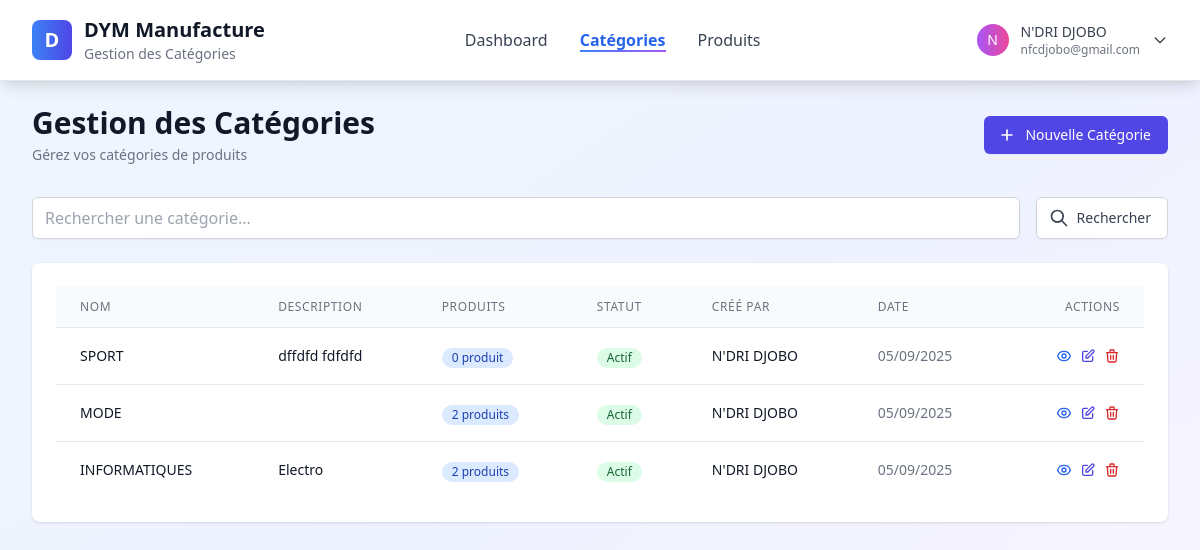
Screenshot of /components/categories.php (signed in) with the database file from the repository.
### tables this page shows
CREATE TABLE `users` (
  `id` char(36) NOT NULL,
  `first_name` varchar(255) NOT NULL,
  `last_name` varchar(255) NOT NULL,
  `email` varchar(255) NOT NULL,
  `phone` varchar(255) NOT NULL,
  `email_verified_at` timestamp NULL DEFAULT NULL,
  `password` varchar(255) NOT NULL,
  `remember_token` varchar(100) DEFAULT NULL,
  `created_at` timestamp NULL DEFAULT NULL,
  `updated_at` timestamp NULL DEFAULT NULL,
  `deleted_at` timestamp NULL DEFAULT NULL
);

CREATE TABLE `categories` (
  `id` char(36) NOT NULL,
  `name` varchar(255) NOT NULL,
  `is_active` tinyint(1) NOT NULL DEFAULT 1,
  `description` text DEFAULT NULL,
  `user_id` char(36) NOT NULL,
  `created_at` timestamp NULL DEFAULT NULL,
  `updated_at` timestamp NULL DEFAULT NULL,
  `deleted_at` timestamp NULL DEFAULT NULL
);

### components/categories.php (the view, shortened to what this page needs)
<?php
try {
    $db = new Data();
    $pdo = $db->connect();
    $stmt = $pdo->prepare("SELECT * FROM users WHERE id = :id");
    $stmt->bindParam(':id', $_SESSION['user_id']);
    $stmt->execute();
    $currentUser = $stmt->fetch(PDO::FETCH_ASSOC);
    $page = $_GET['page'] ?? 1;
    $limit = 10;
    $offset = ($page - 1) * $limit;
    $search = $_GET['search'] ?? '';
    $query = "SELECT c.*, u.first_name, u.last_name,
              (SELECT COUNT(*) FROM produits p WHERE p.category_id = c.id AND p.deleted_at IS NULL) as product_count
              FROM categories c
              LEFT JOIN users u ON c.user_id = u.id
              WHERE c.deleted_at IS NULL";
    $query .= " ORDER BY c.created_at DESC LIMIT :limit OFFSET :offset";
    $stmt = $pdo->prepare($query);
    $stmt->bindValue(':limit', $limit, PDO::PARAM_INT);
    $stmt->bindValue(':offset', $offset, PDO::PARAM_INT);
    $stmt->execute();
    $categories = $stmt->fetchAll(PDO::FETCH_ASSOC);
} catch (Exception $e) {
    $error = "Erreur de base de données: " . $e->getMessage();
}
$currentPage = 'categories';
$pageSubtitle = 'Gestion des Catégories';
?>
<!DOCTYPE html>
<html lang="fr">
<head>
    <script src="https://cdn.tailwindcss.com"></script>
</head>
<body class="bg-gradient-to-br from-blue-50 via-indigo-50 to-purple-50 min-h-screen" x-data="categoriesManager()">
    <?php include 'includes/header.php'; ?>
    <main class="max-w-7xl mx-auto py-6 px-4 sm:px-6 lg:px-8">
        <div class="md:flex md:items-center md:justify-between mb-8">
            <div class="flex-1 min-w-0">
                <h2 class="text-2xl font-bold leading-7 text-gray-900 sm:text-3xl">Gestion des Catégories</h2>
                <p class="mt-1 text-sm text-gray-500">
                    Gérez vos catégories de produits
                </p>
            </div>
            <div class="mt-4 flex md:mt-0 md:ml-4">
                <button @click="openCreateModal()"
                        class="inline-flex items-center px-4 py-2 border border-transparent rounded-md shadow-sm text-sm font-medium text-white bg-indigo-600 hover:bg-indigo-700 focus:outline-none focus:ring-2 focus:ring-offset-2 focus:ring-indigo-500">
                    <svg class="-ml-1 mr-2 h-5 w-5" fill="none" stroke="currentColor" viewBox="0 0 24 24">
                        <path stroke-linecap="round" stroke-linejoin="round" stroke-width="2" d="M12 6v6m0 0v6m0-6h6m-6 0H6"></path>
                    </svg>
                    Nouvelle Catégorie
                </button>
            </div>
        </div>
        <div class="mb-6">
            <form method="GET" class="flex flex-col sm:flex-row gap-4">
                <div class="flex-1">
                    <input type="text" name="search" value="<?php echo htmlspecialchars($search); ?>"
                           placeholder="Rechercher une catégorie..."
                           class="w-full px-3 py-2 border border-gray-300 rounded-md shadow-sm focus:outline-none focus:ring-indigo-500 focus:border-indigo-500">
                </div>
                <button type="submit"
                        class="inline-flex items-center px-4 py-2 border border-gray-300 rounded-md shadow-sm text-sm font-medium text-gray-700 bg-white hover:bg-gray-50 focus:outline-none focus:ring-2 focus:ring-offset-2 focus:ring-indigo-500">
                    <svg class="-ml-1 mr-2 h-5 w-5" fill="none" stroke="currentColor" viewBox="0 0 24 24">
                        <path stroke-linecap="round" stroke-linejoin="round" stroke-width="2" d="M21 21l-6-6m2-5a7 7 0 11-14 0 7 7 0 0114 0z"></path>
                    </svg>
                    Rechercher
                </button>
            </form>
        </div>
        <div class="bg-white shadow rounded-lg overflow-hidden">
            <div class="px-4 py-5 sm:p-6">
                <?php if (!empty($categories)): ?>
                <div class="overflow-x-auto">
                    <table class="min-w-full divide-y divide-gray-200">
                        <thead class="bg-gray-50">
                            <tr>
                                <th class="px-6 py-3 text-left text-xs font-medium text-gray-500 uppercase tracking-wider">Nom</th>
                                <th class="px-6 py-3 text-left text-xs font-medium text-gray-500 uppercase tracking-wider">Description</th>
                                <th class="px-6 py-3 text-left text-xs font-medium text-gray-500 uppercase tracking-wider">Produits</th>
                                <th class="px-6 py-3 text-left text-xs font-medium text-gray-500 uppercase tracking-wider">Statut</th>
                                <th class="px-6 py-3 text-left text-xs font-medium text-gray-500 uppercase tracking-wider">Créé par</th>
                                <th class="px-6 py-3 text-left text-xs font-medium text-gray-500 uppercase tracking-wider">Date</th>
                                <th class="px-6 py-3 text-right text-xs font-medium text-gray-500 uppercase tracking-wider">Actions</th>
                            </tr>
                        </thead>
                        <tbody class="bg-white divide-y divide-gray-200">
                            <?php foreach ($categories as $category): ?>
                            <tr class="hover:bg-gray-50 animate-fade-in">
                                <td class="px-6 py-4 whitespace-nowrap">
                                    <div class="text-sm font-medium text-gray-900"><?php echo htmlspecialchars($category['name']); ?></div>
                                </td>
                                <td class="px-6 py-4">
                                    <div class="text-sm text-gray-900 max-w-xs truncate">
                                        <?php echo htmlspecialchars($category['description'] ?? 'Aucune description'); ?>
                                    </div>
                                </td>
                                <td class="px-6 py-4 whitespace-nowrap">
                                    <span class="inline-flex items-center px-2.5 py-0.5 rounded-full text-xs font-medium bg-blue-100 text-blue-800">
                                        <?php echo $category['product_count']; ?> produit<?php echo $category['product_count'] > 1 ? 's' : ''; ?>
                                    </span>
                                </td>
                                <td class="px-6 py-4 whitespace-nowrap">
                                    <span class="inline-flex items-center px-2.5 py-0.5 rounded-full text-xs font-medium <?php echo $category['is_active'] ? 'bg-green-100 text-green-800' : 'bg-red-100 text-red-800'; ?>">
                                        <?php echo $category['is_active'] ? 'Actif' : 'Inactif'; ?>
                                    </span>
                                </td>
                                <td class="px-6 py-4 whitespace-nowrap text-sm text-gray-900">
                                    <?php echo htmlspecialchars(($category['first_name'] ?? '') . ' ' . ($category['last_name'] ?? '')); ?>
                                </td>
                                <td class="px-6 py-4 whitespace-nowrap text-sm text-gray-500">
                                    <?php echo date('d/m/Y', strtotime($category['created_at'])); ?>
                                </td>
                                <td class="px-6 py-4 whitespace-nowrap text-right text-sm font-medium">
                                    <div class="flex justify-end space-x-2">
                                        <a href="./category-detail.php?id=<?php echo $category['id']; ?>"
                                        class="text-blue-600 hover:text-blue-900 transition duration-200"
                                        title="Voir le détail">
                                        </a>
                                        <button @click="openEditModal('<?php echo $category['id']; ?>')"
                                                class="text-indigo-600 hover:text-indigo-900 transition duration-200">
                                            <svg class="w-4 h-4" fill="none" stroke="currentColor" viewBox="0 0 24 24">
                                                <path stroke-linecap="round" stroke-linejoin="round" stroke-width="2" d="M11 5H6a2 2 0 00-2 2v11a2 2 0 002 2h11a2 2 0 002-2v-5m-1.414-9.414a2 2 0 112.828 2.828L11.828 15H9v-2.828l8.586-8.586z"></path>
                                            </svg>
                                        </button>
                                        <button @click="openDeleteModal('<?php echo $category['id']; ?>', '<?php echo htmlspecialchars($category['name']); ?>')"
                                                class="text-red-600 hover:text-red-900 transition duration-200">
                                            <svg class="w-4 h-4" fill="none" stroke="currentColor" viewBox="0 0 24 24">
                                                <path stroke-linecap="round" stroke-linejoin="round" stroke-width="2" d="M19 7l-.867 12.142A2 2 0 0116.138 21H7.862a2 2 0 01-1.995-1.858L5 7m5 4v6m4-6v6m1-10V4a1 1 0 00-1-1h-4a1 1 0 00-1 1v3M4 7h16"></path>
                                            </svg>
                                        </button>
                                    </div>
                                </td>
                            </tr>
                            <?php endforeach; ?>
                        </tbody>
                    </table>
                </div>
                <?php endif; ?>
            </div>
        </div>
    </main>
</body>
</html>

### components/includes/header.php (shortened to what this page needs)
<?php
$currentPage = $currentPage ?? '';
$pageSubtitle = $pageSubtitle ?? 'Système ERP';
?>
<nav class="bg-white shadow-lg border-b" x-data="{ mobileMenuOpen: false }">
    <div class="max-w-7xl mx-auto px-4 sm:px-6 lg:px-8">
        <div class="flex justify-between items-center py-4">
            <div class="flex items-center">
                <div class="flex-shrink-0 flex items-center">
                    <div class="w-10 h-10 bg-gradient-to-r from-blue-500 to-indigo-600 rounded-lg flex items-center justify-center">
                        <span class="text-white font-bold text-xl">D</span>
                    </div>
                    <div class="ml-3">
                        <h1 class="text-xl font-semibold text-gray-900">DYM Manufacture</h1>
                        <p class="text-sm text-gray-500"><?php echo htmlspecialchars($pageSubtitle); ?></p>
                    </div>
                </div>
            </div>
            <div class="hidden md:flex items-center space-x-8">
                <a href="./dashboard.php"
                   class="<?php echo $currentPage === 'dashboard' ? 'text-blue-600 hover:text-blue-500 font-bold relative' : 'text-gray-700 hover:text-blue-600 transition duration-200 font-medium'; ?>">
                    Dashboard
                </a>
                <a href="./categories.php"
                   class="<?php echo $currentPage === 'categories' ? 'text-blue-600 hover:text-blue-500 font-bold relative' : 'text-gray-700 hover:text-blue-600 transition duration-200 font-medium'; ?>">
                    Catégories
                    <?php if ($currentPage === 'categories'): ?>
                    <span class="absolute bottom-0 left-0 w-full h-0.5 bg-gradient-to-r from-blue-500 to-purple-500"></span>
                    <?php endif; ?>
                </a>
                <a href="./produit.php"
                   class="<?php echo $currentPage === 'products' ? 'text-blue-600 hover:text-blue-500 font-bold relative' : 'text-gray-700 hover:text-blue-600 transition duration-200 font-medium'; ?>">
                    Produits
                </a>
            </div>
            <div class="flex items-center space-x-4">
                <div class="relative" x-data="{ open: false }">
                    <button @click="open = !open" class="flex items-center space-x-3 text-gray-700 hover:text-gray-900 focus:outline-none">
                        <div class="w-8 h-8 bg-gradient-to-r from-purple-500 to-pink-500 rounded-full flex items-center justify-center">
                            <span class="text-white text-sm font-medium">
                                <?php echo strtoupper(substr($currentUser['first_name'] ?? 'U', 0, 1)); ?>
                            </span>
                        </div>
                        <div class="hidden sm:block text-left">
                            <p class="text-sm font-medium"><?php echo htmlspecialchars(($currentUser['first_name'] ?? '') . ' ' . ($currentUser['last_name'] ?? '')); ?></p>
                            <p class="text-xs text-gray-500"><?php echo htmlspecialchars($currentUser['email'] ?? ''); ?></p>
                        </div>
                        <svg class="w-4 h-4 hidden sm:block" fill="none" stroke="currentColor" viewBox="0 0 24 24">
                            <path stroke-linecap="round" stroke-linejoin="round" stroke-width="2" d="M19 9l-7 7-7-7"></path>
                        </svg>
                    </button>
                </div>
            </div>
        </div>
    </div>
</nav>

### components/categories.php (style rules this page uses)
.animate-fade-in { animation: fadeIn 0.3s ease-out; }

### rows the page displays
users: first_name "N", first_name+last_name "N'DRI DJOBO", email "nfcdjobo@gmail.com"
categories: name "SPORT", description "dffdfd fdfdfd", product_count "0", is_active "Actif", user.last_name "N'DRI DJOBO", created_at "05/09/2025"
categories: name "MODE", product_count "2", shows "s", is_active "Actif", user.last_name "N'DRI DJOBO", created_at "05/09/2025"
categories: name "INFORMATIQUES", description "Electro", product_count "2", is_active "Actif", user.last_name "N'DRI DJOBO", created_at "05/09/2025"

### other values shown
$pageSubtitle "Gestion des Catégories"
